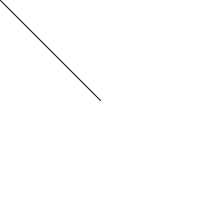
Frame 1 (no input)
Frame 60 (the mouse pressed at the canvas centre just before this capture): identical to frame 1, image omitted
Frame 120 (the mouse held since frame 60 and released just before this capture): blank canvas, image omitted

The Processing sketch that drew this single still picture (run headless with seeded random() and noise(); from frame 60 on, the mouse is pressed at the canvas centre):

// Processing sketch: e10Juego
// ── e10Juego.pde
void setup() {
  size(200,200);
  smooth();
}

void draw() {
  background(255);
  
  // Two PVectors, one for the mouse location and one for the center of the window.
  PVector mouse = new PVector(mouseX,mouseY);
  PVector center = new PVector(width/2,height/2);
  
  // PVector subtraction!
  mouse.sub(center);
  
  // Draw a line to represent the vector.
  translate(width/2,height/2);
  line(0,0,mouse.x,mouse.y);
  
}
